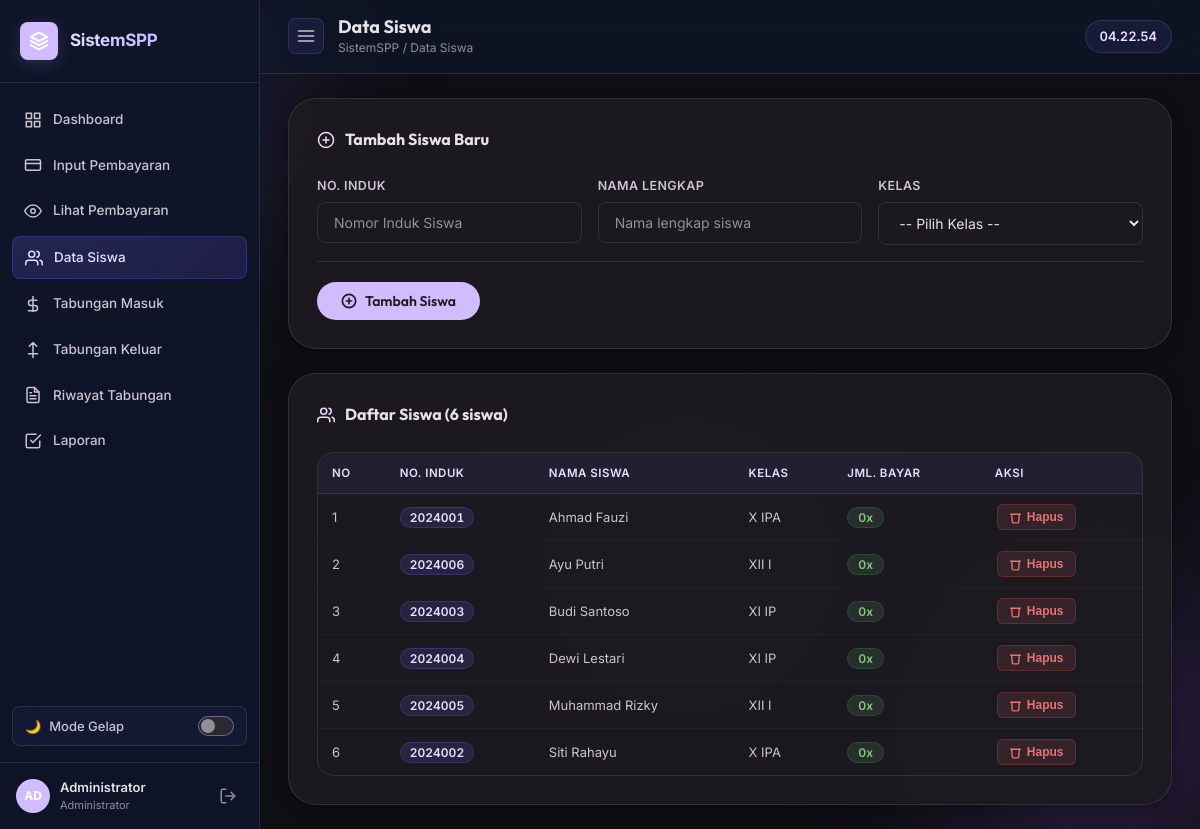
/siswa/daftar.php (signed in), run on the app's committed database.
### tables this page shows
CREATE TABLE `siswa` (
  `id`              INT AUTO_INCREMENT PRIMARY KEY,
  `NO_INDUK`        VARCHAR(10) NOT NULL UNIQUE,
  `NAMA`            VARCHAR(30) DEFAULT NULL,
  `KELAS`           VARCHAR(5) DEFAULT NULL,
  `SPP_PERBULAN`    DOUBLE DEFAULT 0,
  `PANGKAL`         DOUBLE DEFAULT 0,
  `BANGUNAN`        DOUBLE DEFAULT 0,
  `SERAGAM`         DOUBLE DEFAULT 0,
  `KEGIATAN`        DOUBLE DEFAULT 0,
  `PANGKAL_BAYAR`   DOUBLE DEFAULT 0,
  `BANGUNAN_BAYAR`  DOUBLE DEFAULT 0,
  `SERAGAM_BAYAR`   DOUBLE DEFAULT 0,
  `KEGIATAN_BAYAR`  DOUBLE DEFAULT 0,
  `POMG`            DOUBLE DEFAULT 0,
  `DAFTAR_ULANG`    DOUBLE DEFAULT 0,
  `NO_induk_diknas` CHAR(10) DEFAULT NULL,
  `potong_pangkal`  DOUBLE DEFAULT 0,
  `tot_pangkal`     DOUBLE DEFAULT 0,
  `tot_du`          DOUBLE DEFAULT 0,
  `potong_du`       DOUBLE DEFAULT 0,
  `created_at`      TIMESTAMP DEFAULT CURRENT_TIMESTAMP
);

### siswa/daftar.php (the view, shortened to what this page needs)
<?php
require_once '../koneksi.php';
$siswa = $koneksi->query("SELECT s.*, COUNT(p.id) as jml_bayar FROM siswa s LEFT JOIN bayar p ON p.NO_INDUK = s.NO_INDUK GROUP BY s.id ORDER BY s.NAMA ASC");
?>
<!DOCTYPE html>
<html lang="id">
<head>
  <link rel="stylesheet" href="../assets/css/style.css?v=2.6" />
</head>
<body>
  <div class="bg-orbs">
  </div>
  <div class="layout">
    <?php include '../includes/sidebar.php'; ?>
    <main class="main-content">
      <div class="topbar">
        <button class="sidebar-toggle" onclick="toggleSidebar()" id="btn-sidebar-toggle">
          <svg width="20" height="20" viewBox="0 0 24 24" fill="none" stroke="currentColor" stroke-width="2" stroke-linecap="round" stroke-linejoin="round"><line x1="3" y1="12" x2="21" y2="12"/><line x1="3" y1="6" x2="21" y2="6"/><line x1="3" y1="18" x2="21" y2="18"/></svg>
        </button>
        <div class="topbar-title">
          <h2>Data Siswa</h2>
          <span class="breadcrumb">SistemSPP / Data Siswa</span>
        </div>
        <div class="clock-badge" id="liveClock">--:--:--</div>
      </div>
      <div class="main-card">
        <div class="card-title-row">
          <div class="card-title">
            <svg width="18" height="18" viewBox="0 0 24 24" fill="none" stroke="currentColor" stroke-width="2" stroke-linecap="round" stroke-linejoin="round"><circle cx="12" cy="12" r="10"/><line x1="12" y1="8" x2="12" y2="16"/><line x1="8" y1="12" x2="16" y2="12"/></svg>
            Tambah Siswa Baru
          </div>
        </div>
        <form method="POST" action="daftar.php" id="form-tambah-siswa">
          <div class="fields-grid">
            <div class="field-row">
              <label class="field-label" for="nis-baru">No. Induk</label>
              <input class="field-input" type="text" id="nis-baru" name="no_induk" placeholder="Nomor Induk Siswa" required />
            </div>
            <div class="field-row">
              <label class="field-label" for="nama-baru">Nama Lengkap</label>
              <input class="field-input" type="text" id="nama-baru" name="nama" placeholder="Nama lengkap siswa" required />
            </div>
            <div class="field-row">
              <label class="field-label" for="kelas-baru">Kelas</label>
              <select class="field-input field-select" id="kelas-baru" name="kelas" required>
                <option value="">-- Pilih Kelas --</option>
              </select>
            </div>
          </div>
          <div class="action-bar" style="margin-top:16px">
            <button type="submit" class="btn btn-primary" id="btn-tambah-siswa">
              <svg width="16" height="16" viewBox="0 0 24 24" fill="none" stroke="currentColor" stroke-width="2.5" stroke-linecap="round" stroke-linejoin="round"><circle cx="12" cy="12" r="10"/><line x1="12" y1="8" x2="12" y2="16"/><line x1="8" y1="12" x2="16" y2="12"/></svg>
              Tambah Siswa
            </button>
          </div>
        </form>
      </div>
      <div class="main-card" style="margin-top:0">
        <div class="card-title-row">
          <div class="card-title">
            <svg width="18" height="18" viewBox="0 0 24 24" fill="none" stroke="currentColor" stroke-width="2" stroke-linecap="round" stroke-linejoin="round"><path d="M17 21v-2a4 4 0 0 0-4-4H5a4 4 0 0 0-4 4v2"/><circle cx="9" cy="7" r="4"/><path d="M23 21v-2a4 4 0 0 0-3-3.87"/><path d="M16 3.13a4 4 0 0 1 0 7.75"/></svg>
            Daftar Siswa (<?= $siswa->num_rows ?> siswa)
          </div>
        </div>
        <div class="table-container">
          <table class="payment-table responsive-table">
            <thead>
              <tr><th>No</th><th>No. Induk</th><th>Nama Siswa</th><th>Kelas</th><th>Jml. Bayar</th><th>Aksi</th></tr>
            </thead>
            <tbody>
              <?php $no = 1; while ($s = $siswa->fetch_assoc()): ?>
              <tr>
                <td data-label="No"><?= $no++ ?></td>
                <td data-label="No. Induk"><span class="badge-nis"><?= htmlspecialchars($s['NO_INDUK']) ?></span></td>
                <td data-label="Nama Siswa"><?= htmlspecialchars($s['NAMA']) ?></td>
                <td data-label="Kelas"><?= htmlspecialchars($s['KELAS']) ?></td>
                <td data-label="Jml. Bayar"><span class="badge-count"><?= $s['jml_bayar'] ?>x</span></td>
                <td data-label="Aksi">
                  <form method="POST" action="daftar.php" style="display:inline" onsubmit="return confirm('Hapus siswa <?= htmlspecialchars(addslashes($s['NAMA'])) ?>? Semua data pembayaran akan ikut terhapus!')">
                    <button type="submit" class="btn-tbl btn-tbl-del" title="Hapus">
                      <svg width="13" height="13" viewBox="0 0 24 24" fill="none" stroke="currentColor" stroke-width="2.5" stroke-linecap="round" stroke-linejoin="round"><polyline points="3 6 5 6 21 6"/><path d="M19 6l-1 14a2 2 0 0 1-2 2H8a2 2 0 0 1-2-2L5 6"/></svg>
                      Hapus
                    </button>
                  </form>
                </td>
              </tr>
              <?php endwhile; ?>
            </tbody>
          </table>
        </div>
      </div>
    </main>
  </div>
</body>
</html>

### includes/sidebar.php (shortened to what this page needs)
<?php
$dir     = basename(dirname($_SERVER['PHP_SELF']));
if (in_array($dir, ['pembayaran', 'siswa', 'tabungan', 'laporan'])) {
    $root = '../';
} else {
    $root = '';
}
$role = $_SESSION['admin_role'] ?? 'admin';
$allNavItems = [
  ['dashboard.php', 'Dashboard',
   '<rect x="3" y="3" width="7" height="7"/><rect x="14" y="3" width="7" height="7"/><rect x="14" y="14" width="7" height="7"/><rect x="3" y="14" width="7" height="7"/>',
   ['admin', 'bendahara']],
  ['pembayaran/form.php', 'Input Pembayaran',
   '<rect x="2" y="5" width="20" height="14" rx="2"/><line x1="2" y1="10" x2="22" y2="10"/>',
   ['admin']],
  ['pembayaran/lihat.php', 'Lihat Pembayaran',
   '<path d="M1 12s4-8 11-8 11 8 11 8-4 8-11 8-11-8-11-8z"/><circle cx="12" cy="12" r="3"/>',
   ['admin']],
  ['siswa/daftar.php', 'Data Siswa',
   '<path d="M17 21v-2a4 4 0 0 0-4-4H5a4 4 0 0 0-4 4v2"/><circle cx="9" cy="7" r="4"/><path d="M23 21v-2a4 4 0 0 0-3-3.87"/><path d="M16 3.13a4 4 0 0 1 0 7.75"/>',
   ['admin']],
  ['tabungan/masuk.php', 'Tabungan Masuk',
   '<path d="M12 2v20M17 7H9.5a3.5 3.5 0 0 0 0 7h5a3.5 3.5 0 0 1 0 7H6"/>',
   ['admin', 'kasir']],
  ['tabungan/keluar.php', 'Tabungan Keluar',
   '<path d="M6 17H18M12 22V2M7 7l5-5 5 5"/>',
   ['admin', 'kasir']],
  ['tabungan/riwayat.php', 'Riwayat Tabungan',
   '<path d="M14 2H6a2 2 0 0 0-2 2v16a2 2 0 0 0 2 2h12a2 2 0 0 0 2-2V8z"/><polyline points="14 2 14 8 20 8"/><line x1="16" y1="13" x2="8" y2="13"/><line x1="16" y1="17" x2="8" y2="17"/><polyline points="10 9 9 9 8 9"/>',
   ['admin', 'kasir', 'bendahara']],
  ['laporan/index.php', 'Laporan',
   '<path d="M9 11l3 3L22 4"/><path d="M21 12v7a2 2 0 0 1-2 2H5a2 2 0 0 1-2-2V5a2 2 0 0 1 2-2h11"/>',
   ['admin', 'bendahara']],
];
$navItems = array_filter($allNavItems, fn($item) => in_array($role, $item[3], true));
$navItems = array_values($navItems);
$roleLabels = ['admin' => 'Administrator', 'bendahara' => 'Bendahara TU', 'kasir' => 'Kasir'];
$roleLabel  = $roleLabels[$role] ?? 'Administrator';
?>
<aside class="sidebar" id="sidebar">
  <div class="sidebar-brand">
    <div class="brand-icon">
      <svg width="20" height="20" viewBox="0 0 24 24" fill="none" stroke="currentColor" stroke-width="2.5" stroke-linecap="round" stroke-linejoin="round">
        <path d="M12 2L2 7l10 5 10-5-10-5z"/><path d="M2 17l10 5 10-5"/><path d="M2 12l10 5 10-5"/>
      </svg>
    </div>
    <span class="brand-name">SistemSPP</span>
  </div>
  <nav class="sidebar-nav">
    <?php foreach ($navItems as [$href, $label, $icon, $roles]):
      $isActive = (strpos($_SERVER['PHP_SELF'], str_replace('../', '', $href)) !== false) ? 'active' : '';
    ?>
    <a href="<?= $root . $href ?>" class="nav-item <?= $isActive ?>">
      <svg width="18" height="18" viewBox="0 0 24 24" fill="none" stroke="currentColor" stroke-width="2" stroke-linecap="round" stroke-linejoin="round"><?= $icon ?></svg>
      <?= $label ?>
    </a>
    <?php endforeach; ?>
  </nav>
  <div style="padding: 0 12px 8px;">
    <button class="theme-toggle" id="btn-theme-toggle" onclick="toggleTheme()" title="Ganti tema">
      <span id="theme-icon">🌙</span>
      <span id="theme-label">Mode Gelap</span>
      <span class="toggle-track"><span class="toggle-thumb"></span></span>
    </button>
  </div>
  <div class="sidebar-footer">
    <div class="admin-info">
      <div class="admin-avatar"><?= strtoupper(substr($_SESSION['admin_nama'] ?? 'AD', 0, 2)) ?></div>
      <div>
        <span class="admin-name"><?= htmlspecialchars($_SESSION['admin_nama'] ?? 'Admin') ?></span>
        <span class="admin-role"><?= $roleLabel ?></span>
      </div>
    </div>
    <a href="<?= $root ?>logout.php" class="logout-btn" title="Logout">
      <svg width="18" height="18" viewBox="0 0 24 24" fill="none" stroke="currentColor" stroke-width="2" stroke-linecap="round" stroke-linejoin="round"><path d="M9 21H5a2 2 0 0 1-2-2V5a2 2 0 0 1 2-2h4"/><polyline points="16 17 21 12 16 7"/><line x1="21" y1="12" x2="9" y2="12"/></svg>
    </a>
  </div>
</aside>

### data on the page
siswa: NO_INDUK "2024001", NAMA "Ahmad Fauzi", KELAS "X IPA", jml_bayar "0"
siswa: NO_INDUK "2024006", NAMA "Ayu Putri", KELAS "XII I", jml_bayar "0"
siswa: NO_INDUK "2024003", NAMA "Budi Santoso", KELAS "XI IP", jml_bayar "0"
siswa: NO_INDUK "2024004", NAMA "Dewi Lestari", KELAS "XI IP", jml_bayar "0"
siswa: NO_INDUK "2024005", NAMA "Muhammad Rizky", KELAS "XII I", jml_bayar "0"
siswa: NO_INDUK "2024002", NAMA "Siti Rahayu", KELAS "X IPA", jml_bayar "0"

### other printed values
$label "Dashboard"
$label "Input Pembayaran"
$label "Lihat Pembayaran"
$label "Data Siswa"
$label "Tabungan Masuk"
$label "Tabungan Keluar"
$label "Riwayat Tabungan"
$label "Laporan"
substr($_SESSION['admin_nama'] ?? 'AD', 0, 2) "AD"
$_SESSION['admin_nama'] "Administrator"
$roleLabel "Administrator"
$siswa->num_rows "6"
